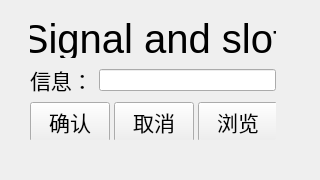
<?xml version="1.0" encoding="UTF-8"?>
<ui version="4.0">
 <class>Widget</class>
 <widget class="QWidget" name="Widget">
  <property name="geometry">
   <rect>
    <x>0</x>
    <y>0</y>
    <width>320</width>
    <height>180</height>
   </rect>
  </property>
  <property name="minimumSize">
   <size>
    <width>320</width>
    <height>180</height>
   </size>
  </property>
  <property name="maximumSize">
   <size>
    <width>320</width>
    <height>180</height>
   </size>
  </property>
  <property name="windowTitle">
   <string>Widget</string>
  </property>
  <widget class="QWidget" name="">
   <property name="geometry">
    <rect>
     <x>30</x>
     <y>20</y>
     <width>246</width>
     <height>120</height>
    </rect>
   </property>
   <layout class="QVBoxLayout" name="verticalLayout">
    <item>
     <widget class="QLabel" name="label_2">
      <property name="font">
       <font>
        <pointsize>30</pointsize>
       </font>
      </property>
      <property name="text">
       <string>Signal and slot</string>
      </property>
      <property name="alignment">
       <set>Qt::AlignCenter</set>
      </property>
     </widget>
    </item>
    <item>
     <layout class="QHBoxLayout" name="horizontalLayout_2">
      <item>
       <widget class="QLabel" name="label">
        <property name="font">
         <font>
          <pointsize>16</pointsize>
         </font>
        </property>
        <property name="text">
         <string>信息：</string>
        </property>
       </widget>
      </item>
      <item>
       <widget class="QLineEdit" name="lineEdit"/>
      </item>
     </layout>
    </item>
    <item>
     <layout class="QHBoxLayout" name="horizontalLayout">
      <item>
       <widget class="QPushButton" name="commitButton">
        <property name="minimumSize">
         <size>
          <width>80</width>
          <height>40</height>
         </size>
        </property>
        <property name="maximumSize">
         <size>
          <width>80</width>
          <height>40</height>
         </size>
        </property>
        <property name="font">
         <font>
          <pointsize>16</pointsize>
         </font>
        </property>
        <property name="text">
         <string>确认</string>
        </property>
       </widget>
      </item>
      <item>
       <widget class="QPushButton" name="cancelButton">
        <property name="minimumSize">
         <size>
          <width>80</width>
          <height>40</height>
         </size>
        </property>
        <property name="maximumSize">
         <size>
          <width>80</width>
          <height>40</height>
         </size>
        </property>
        <property name="font">
         <font>
          <pointsize>16</pointsize>
         </font>
        </property>
        <property name="text">
         <string>取消</string>
        </property>
       </widget>
      </item>
      <item>
       <widget class="QPushButton" name="browseButton">
        <property name="minimumSize">
         <size>
          <width>80</width>
          <height>40</height>
         </size>
        </property>
        <property name="maximumSize">
         <size>
          <width>80</width>
          <height>40</height>
         </size>
        </property>
        <property name="font">
         <font>
          <pointsize>16</pointsize>
         </font>
        </property>
        <property name="text">
         <string>浏览</string>
        </property>
       </widget>
      </item>
     </layout>
    </item>
   </layout>
  </widget>
 </widget>
 <resources/>
 <connections/>
</ui>
